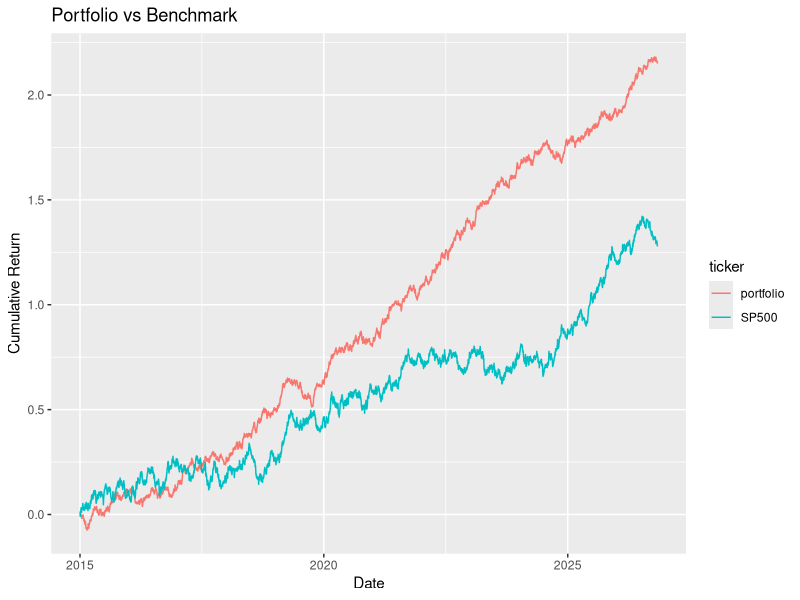

The R script that drew this image:
## ---- chunk 1
library(data.table)

set.seed(1234L)

generate_prices <- function(ticker, start_date, end_date) {
  dates <- seq.Date(as.Date(start_date), as.Date(end_date), by = "days")
  n <- length(dates)
  prices <- cumprod(1 + rnorm(n, mean = 0.0005, sd = 0.01)) * 100
  data.table(
    ticker = ticker,
    date = dates,
    price = prices
  )
}

generate_benchmark <- function(start_date, end_date) {
  dates <- seq.Date(as.Date(start_date), as.Date(end_date), by = "days")
  n <- length(dates)
  prices <- cumprod(1 + rnorm(n, mean = 0.0003, sd = 0.008)) * 3000  # Base price around 3000
  data.table(
    ticker = "SP500",
    date = dates,
    price = prices
  )
}

tickers <- c("AAPL", "GOOGL", "MSFT", "AMZN")
weights <- c(0.4, 0.3, 0.2, 0.1)
start_date <- "2015-01-01"
end_date <- Sys.Date()

dt <- lapply(tickers, generate_prices, start_date, end_date) |> rbindlist()
weights <- data.table(ticker = tickers, weight = weights)
dt <- dt[weights, on = "ticker"]
head(dt)
## ---- chunk 2
dt <- dt |>
  setorder(ticker, date) |>
  _[, price := log(price)] |>
  _[, ret := price - shift(price), by = ticker] |>
  _[, wret := ret * weight] |>
  na.omit("ret")
head(dt)
## ---- chunk 3
dt[, let(week = week(date), month = month(date), year = year(date))]
ret_week <- dt[, .(ret = sum(ret)), by = .(ticker, year, week)]
ret_month <- dt[, .(ret = sum(ret)), by = .(ticker, year, month)]
ret_year <- dt[, .(ret = sum(ret)), by = .(ticker, year)]
head(ret_year)
## ---- chunk 4
port_ret_week <- dt[, .(ret = sum(wret)), by = .(year, week)]
port_ret_month <- dt[, .(ret = sum(wret)), by = .(year, month)]
port_ret_year <- dt[, .(ret = sum(wret)), by = year]
head(port_ret_year)
## ---- chunk 5
bmr <- generate_benchmark(start_date, end_date) |>
  setorder(date) |>
  _[, price := log(price)] |>
  _[, ret := price - shift(price)] |>
  na.omit("ret")

port <- dt |>
  _[, .(ret = sum(wret), ticker = "portfolio"), by = date] |>
  rbind(bmr[, .(ticker, date, ret)]) |>
  setorder(ticker, date) |>
  _[, cum_ret := cumsum(ret), by = ticker][]
## ---- chunk 6
library(ggplot2)

ggplot(port, aes(x = date, y = cum_ret, color = ticker)) +
  geom_line() +
  labs(
    title = "Portfolio vs Benchmark",
    x = "Date",
    y = "Cumulative Return"
  )
## ---- chunk 7
vola <- dt[, .(daily_vola = sd(ret)), by = .(ticker, year)] |>
  _[, let(
    weekly_vola = daily_vola * sqrt(5L),
    monthly_vola = daily_vola * sqrt(21L),
    yearly_vola = daily_vola * sqrt(252L)
  )]
head(vola)
